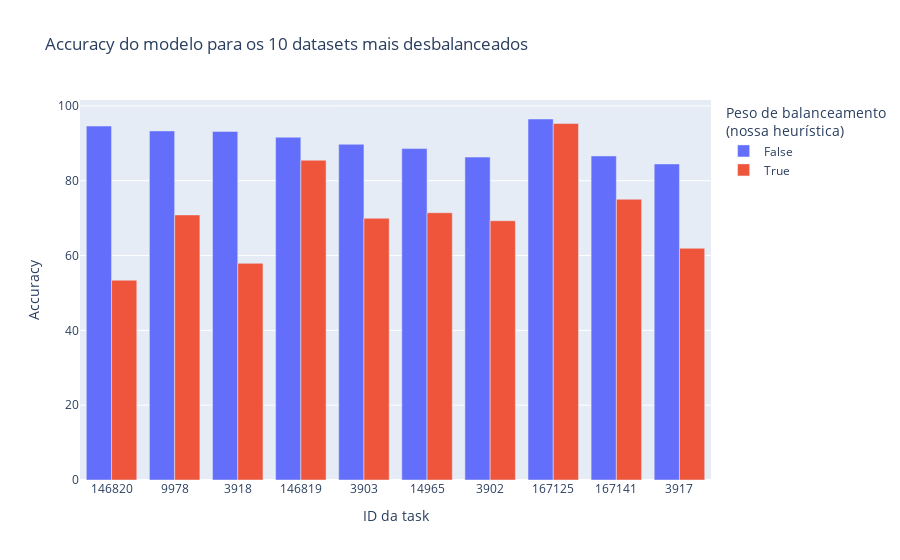

Notebook cell for this chart:
### Code cell
fig = px.bar(plot_df, x='id', y='Accuracy', color='Desimbalancer?', barmode='group',
        title='Accuracy do modelo para os 10 datasets mais desbalanceados',
        labels={
                'id': 'ID da task',
                'Accuracy (%)': 'Accuracy',
                'Desimbalancer?': 'Peso de balanceamento<br>(nossa heurística)'
        },
    custom_data=['Accuracy', 'Imbalance', 'N Rows', 'N Cols']
)

fig.update_traces(
    hovertemplate="<br>".join([
        "Accuracy (%): %{customdata[0]:.2f}",
        "Imbalance: %{customdata[1]:.2f}",
        "N Rows: %{customdata[2]}",
        "N Cols: %{customdata[3]}",
    ])
)

### Figure 1 — Plotly figure (JSON) as saved in the notebook; plotly's stock layout.template omitted (floating-point values rounded to 4 significant figures)
{"data": [{"alignmentgroup": "True", "customdata": [[94.61, 94.61, 4839, 6], [93.31, 93.69, 2534, 73], [93.17, 93.06, 1109, 22], [91.62, 91.48, 540, 19], [89.73, 89.76, 1563, 38], [88.58, 88.3, 45211, 17], [86.31, 87.79, 1458, 38], [96.49, 86, 3279, 1559], [86.61, 85.86, 5000, 21], [84.48, 84.54, 2109, 22]], "hovertemplate": "Accuracy: %{customdata[0]:.2f}<br>Imbalance: %{customdata[1]:.2f}<br>N Rows: %{customdata[2]}<br>N Cols: %{customdata[3]}", "legendgroup": "False", "marker": {"color": "#636efa", "pattern": {"shape": ""}}, "name": "False", "offsetgroup": "False", "orientation": "v", "showlegend": true, "textposition": "auto", "type": "bar", "x": ["146820", "9978", "3918", "146819", "3903", "14965", "3902", "167125", "167141", "3917"], "xaxis": "x", "y": [94.61, 93.31, 93.17, 91.62, 89.73, 88.58, 86.31, 96.49, 86.61, 84.48], "yaxis": "y"}, {"alignmentgroup": "True", "customdata": [[53.41, 94.61, 4839, 6], [70.85, 93.69, 2534, 73], [57.92, 93.06, 1109, 22], [85.47, 91.48, 540, 19], [69.96, 89.76, 1563, 38], [71.43, 88.3, 45211, 17], [69.29, 87.79, 1458, 38], [95.29, 86, 3279, 1559], [75.03, 85.86, 5000, 21], [61.93, 84.54, 2109, 22]], "hovertemplate": "Accuracy: %{customdata[0]:.2f}<br>Imbalance: %{customdata[1]:.2f}<br>N Rows: %{customdata[2]}<br>N Cols: %{customdata[3]}", "legendgroup": "True", "marker": {"color": "#EF553B", "pattern": {"shape": ""}}, "name": "True", "offsetgroup": "True", "orientation": "v", "showlegend": true, "textposition": "auto", "type": "bar", "x": ["146820", "9978", "3918", "146819", "3903", "14965", "3902", "167125", "167141", "3917"], "xaxis": "x", "y": [53.41, 70.85, 57.92, 85.47, 69.96, 71.43, 69.29, 95.29, 75.03, 61.93], "yaxis": "y"}], "layout": {"barmode": "group", "legend": {"title": {"text": "Peso de balanceamento<br>(nossa heurística)"}, "tracegroupgap": 0}, "title": {"text": "Accuracy do modelo para os 10 datasets mais desbalanceados"}, "xaxis": {"anchor": "y", "domain": [0, 1], "title": {"text": "ID da task"}}, "yaxis": {"anchor": "x", "domain": [0, 1], "title": {"text": "Accuracy"}}}}
